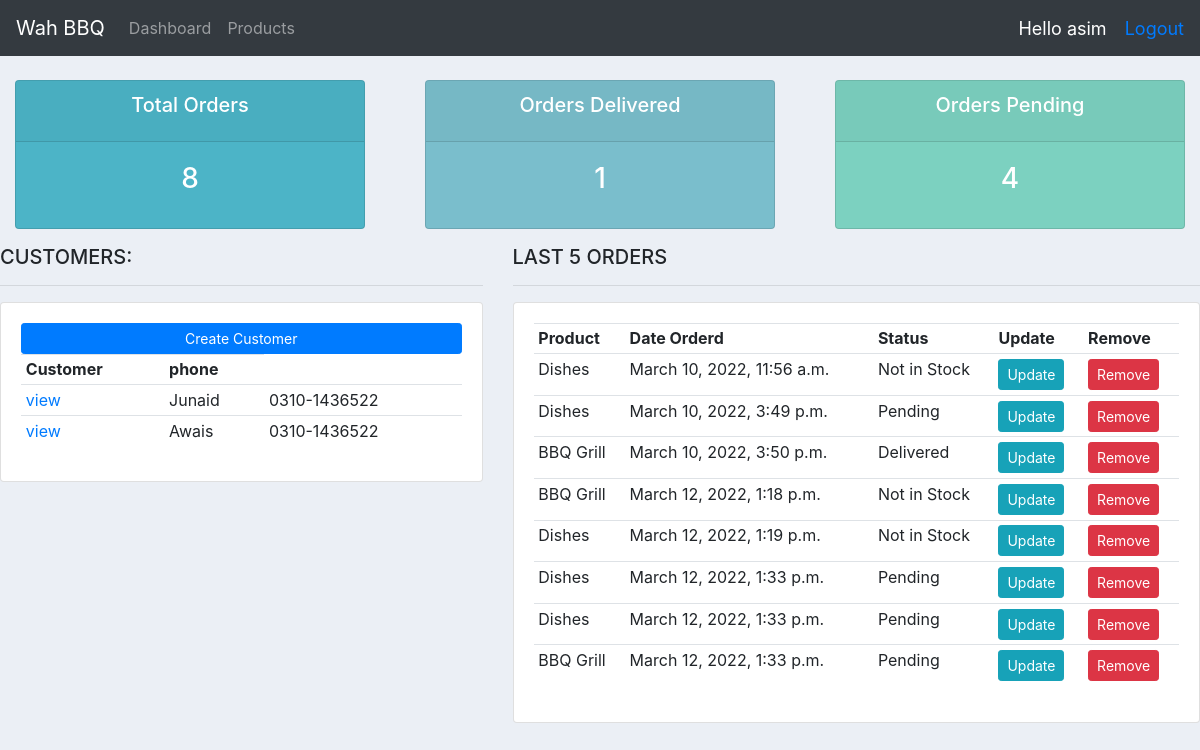
The app's page / (signed in), older data.
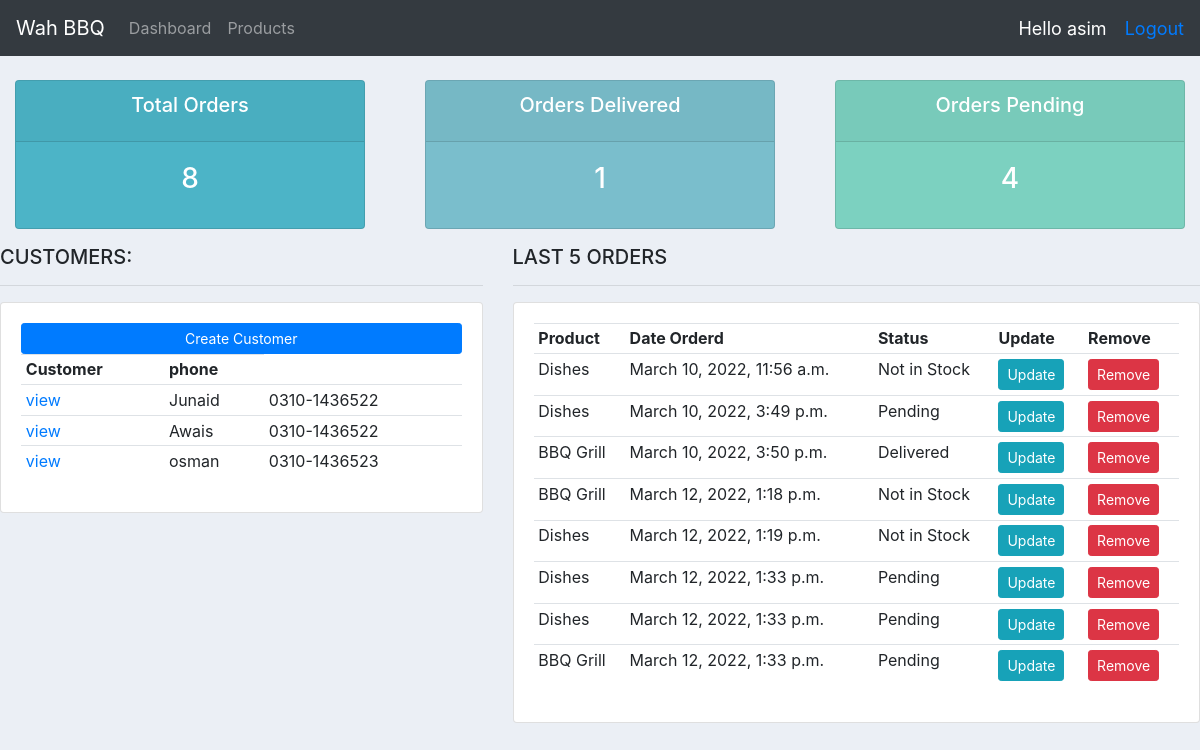
The same page, newer data.
### accounts/models.py (models this page shows, shortened)
class Customer(models.Model):
    user = models.OneToOneField(User, null=True, blank=True, on_delete=models.CASCADE)
    name = models.CharField(max_length= 150, null = True)
    phone = models.CharField(max_length= 150, null = True)
    email = models.CharField(max_length= 150, null = True)
    profile_pic = models.ImageField(default = 'mypic.jpg',null=True, blank=True)
    date_created = models.DateTimeField(auto_now_add=True, null = True)

class Order(models.Model):
    ORDER_PENDING = 'Pending'
    ORDER_OUT = 'Not in Stock'
    ORDER_DELIVERED = 'Delivered'
    STATUS = [
        (ORDER_PENDING, 'Pending'),
        (ORDER_OUT, 'Out of Stock'),
        (ORDER_DELIVERED, 'Delivered'),
    ]
    customer = models.ForeignKey(Customer, null=True, on_delete=models.SET_NULL )
    product = models.ForeignKey(Product, null=True, on_delete=models.SET_NULL)
    status = models.CharField(max_length=50,  null = True, choices= STATUS, default=ORDER_PENDING)
    date_created = models.DateTimeField(auto_now_add=True, null=True)
    note = models.CharField(max_length=50,  null = True,)

class Product(models.Model):
    Product_Category = [
        ('In_Door', 'In_Door'),
        ('Out_Door', 'Out_Door')
    ]
    name = models.CharField(max_length=10,  null = True)
    price = models.FloatField(null=True)
    category = models.CharField(max_length=150, null=True, choices= Product_Category)
    description = models.CharField(max_length=200, blank=True)
    date_created = models.DateTimeField(auto_now_add=True, null=True)
    tags = models.ManyToManyField(Tag)
    def __str__(self) :
        return self.name

### accounts/decorators.py (the view)
    def wrapper_fun(request, *args, **kwargs):
        group = None
        if request.user.groups.exists():
            group = request.user.groups.all()[0].name
        if group == 'Customer':
            return redirect('user')
        if group == 'Admin':
            return view_fun(request, *args, **kwargs)

### accounts/views.py (called while the page is built)
@login_required(login_url='login')
@admin_only
def home(request):
    orders = Order.objects.all()
    customers = Customer.objects.all()
    total_orders = orders.count()
    orders_delivered = orders.filter(status = 'Delivered').count()
    orders_pending = orders.filter(status = 'Pending').count()
    context = {
        'orders':orders,
        'customers':customers,
        'total_orders':total_orders,
        'orders_delivered':orders_delivered,
        'orders_pending':orders_pending
        }
    return render(request, 'accounts/dashboard.html', context)

### accounts/templates/accounts/dashboard.html (shortened to what this page needs)
 {% extends 'accounts/main.html' %}
 {% load static %}
 {% block content %}
 {% include 'accounts/status.html' %}
 <div class="row">
	<div class="col-md-5">
		<h5>CUSTOMERS:</h5>
		<hr>
		<div class="card card-body">
			<a class="btn btn-primary  btn-sm btn-block" href="">Create Customer</a>
			<table class="table table-sm">
				<tr>
					<th>Customer</th>
					<th>phone</th>
				</tr>
				{% for customer in customers%}
				<tr>
					<td> <a href ='{% url "customer" customer.id %}'> view</a></td>
					<td> {{customer.name}}</td>
					<td> {{customer.phone}}</td>
				</tr>
				{%endfor%}
			</table>
		</div>
	</div>
	<div class="col-md-7">
		<h5>LAST 5 ORDERS</h5>
		<hr>
		<div class="card card-body">
			<table class="table table-sm">
				<tr>
					<th>Product</th>
					<th>Date Orderd</th>
					<th>Status</th>
					<th>Update</th>
					<th>Remove</th>
				</tr>
				{% for order in orders%}
				<tr>
					<td> {{order.product}}</td>
					<td> {{order.date_created}}</td>
					<td> {{order.status}}</td>
					<td> <a class = 'btn btn-sm btn-info' href = '{% url "update_order" order.id %}'> Update</a></td>
					<td> <a class = 'btn btn-sm btn-danger' href = '{% url "delete_order" order.id %}'> Remove</a></td>
				</tr>
				{%endfor%}
			</table>
		</div>
	</div>
</div>
{% endblock %}

### accounts/templates/accounts/main.html (shortened to what this page needs)
{% load static %}
<html>
    <head>
        <link rel="stylesheet" href="https://cdn.jsdelivr.net/npm/bootstrap@4.4.1/dist/css/bootstrap.min.css"
>
        <link rel = 'stylesheet', type = 'text/css', href = "{% static '/css/main.css' %}">
    </head>
    <body>
        {% include 'accounts/navbar.html' %}
        {% block content %}
        {% endblock %}
    </body>
</html>

### accounts/templates/accounts/navbar.html (shortened to what this page needs)
{% load static %}
<nav class="navbar navbar-expand-lg navbar-dark bg-dark">
    <a class="navbar-brand" href="#">Wah BBQ</a>
    <div class="collapse navbar-collapse" id="navbarNav">
      <ul class="navbar-nav">
      {% if request.user.is_staff%}
        <li class="nav-item">
          <a class="nav-link" href="{% url 'home' %}">Dashboard</a>
        </li>
        <li class="nav-item">
          <a class="nav-link" href="{% url 'product' %}">Products</a>
        </li>
      {%else%}
      <li class="nav-item">
        <a class="nav-link" href="{% url 'account_settings' %}">Settings</a>
      {%endif%}
      </ul>
    </div>
    <span class = 'hello-msg'>Hello {{request.user}} </span>
    <span class = 'logout'>
      <a href = '{% url 'logout' %}'> Logout </a>
      </span>
  </nav>

### accounts/templates/accounts/status.html (shortened to what this page needs)
<br>
<div class="row">
	<div class="col">
		<div class="col-md">
			<div class="card text-center text-white  mb-3" id="total-orders">
			  	<div class="card-header">
			  		<h5 class="card-title">Total Orders</h5>
			  	</div>
			  	<div class="card-body">
			    	<h3 class="card-title">{{total_orders}}</h3>
			  	</div>
			</div>
		</div>
	</div>
	<div class="col">
		<div class="col-md">
			<div class="card text-center text-white  mb-3" id="orders-delivered">
			  	<div class="card-header">
			  		<h5 class="card-title">Orders Delivered</h5>
			  	</div>
			  	<div class="card-body">
			    	<h3 class="card-title"> {{orders_delivered}}</h3>
			  	</div>
			</div>
		</div>
	</div>
	<div class="col">
		<div class="col-md">
			<div class="card text-center text-white  mb-3" id="orders-pending">
			  	<div class="card-header">
			  		<h5 class="card-title">Orders Pending</h5>
			  	</div>
			  	<div class="card-body">
			    	<h3 class="card-title">{{orders_pending}}</h3>
			  	</div>
			</div>
		</div>
	</div>
</div>

### static/css/main.css (style rules this page uses)
body { background-color: #ebeff5; }
#total-orders { background-color: #4cb4c7; }
#orders-delivered { background-color: #7abecc; }
#orders-pending { background-color: #7CD1C0; }

### accounts/templates/accounts/main.html (style rules this page uses)
body { background-color: #ebeff5; }
#total-orders { background-color: #4cb4c7; }
#orders-delivered { background-color: #7abecc; }
#orders-pending { background-color: #7CD1C0; }

### accounts/templates/accounts/navbar.html (style rules this page uses)
.hello-msg { margin-right : 15px; font-size : 18px; color:#fff; }
.logout { margin-left : 3px; font-size : 18px; color:#fff; }

Row changes from the older to the newer data that the page shows:
added Customer: name "osman", phone "0310-1436523"
